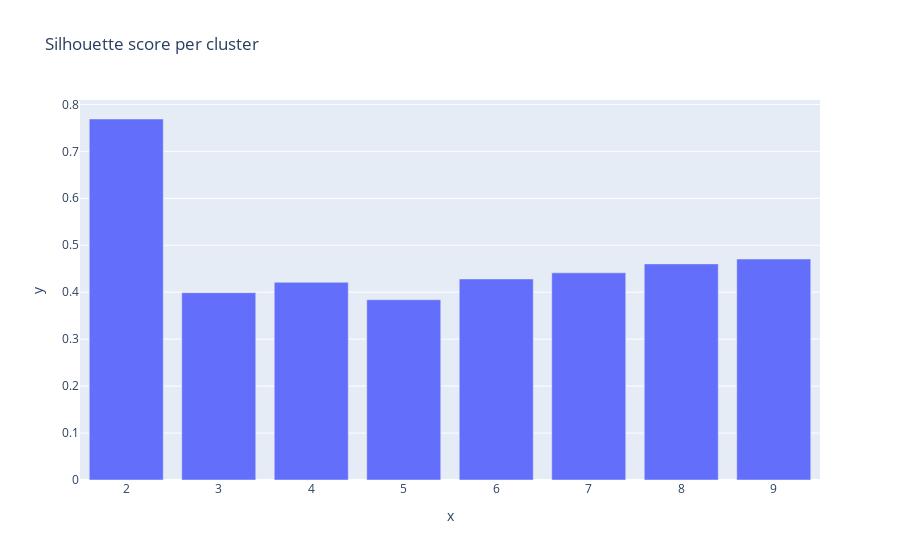

Here is the notebook cell this chart was saved with:
### Code cell
# Affichage de scores en fonction du nombre de clusters
fig = px.bar(x = range(2,10), y = s_score, title="Silhouette score per cluster")# yaxis_title="Silhouette Score", xaxis_title="# Clusters", )
fig.show()

### Figure 1 — Plotly figure (JSON) as saved in the notebook; plotly's stock layout.template omitted (floating-point values rounded to 4 significant figures)
{"data": [{"alignmentgroup": "True", "hovertemplate": "x=%{x}<br>y=%{y}<extra></extra>", "legendgroup": "", "marker": {"color": "#636efa", "pattern": {"shape": ""}}, "name": "", "offsetgroup": "", "orientation": "v", "showlegend": false, "textposition": "auto", "type": "bar", "x": [2, 3, 4, 5, 6, 7, 8, 9], "xaxis": "x", "y": [0.7689, 0.399, 0.4211, 0.384, 0.4282, 0.4412, 0.4603, 0.4707], "yaxis": "y"}], "layout": {"barmode": "relative", "legend": {"tracegroupgap": 0}, "title": {"text": "Silhouette score per cluster"}, "xaxis": {"anchor": "y", "domain": [0, 1], "title": {"text": "x"}}, "yaxis": {"anchor": "x", "domain": [0, 1], "title": {"text": "y"}}}}
